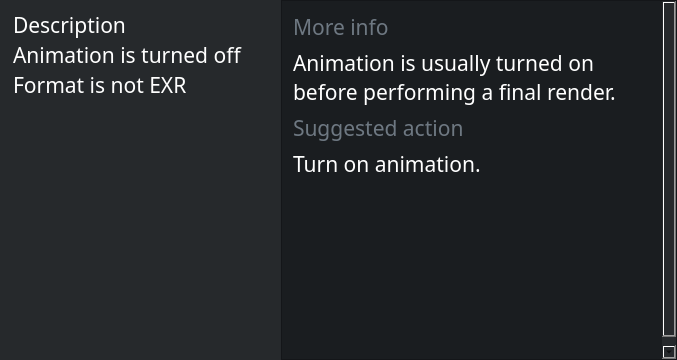
<?xml version="1.0" encoding="UTF-8"?>
<ui version="4.0">
 <class>RenderBuddy</class>
 <widget class="QMainWindow" name="RenderBuddy">
  <property name="geometry">
   <rect>
    <x>0</x>
    <y>0</y>
    <width>677</width>
    <height>360</height>
   </rect>
  </property>
  <property name="windowTitle">
   <string>RenderBuddy</string>
  </property>
  <property name="autoFillBackground">
   <bool>false</bool>
  </property>
  <property name="styleSheet">
   <string notr="true">QMainWindow, QWidget{
	background: #26292c;
	padding: 0;
}</string>
  </property>
  <widget class="QWidget" name="centralWidget">
   <layout class="QGridLayout" name="gridLayout">
    <property name="leftMargin">
     <number>0</number>
    </property>
    <property name="topMargin">
     <number>0</number>
    </property>
    <property name="rightMargin">
     <number>0</number>
    </property>
    <property name="bottomMargin">
     <number>0</number>
    </property>
    <item row="0" column="0">
     <layout class="QGridLayout" name="gridLayout_3">
      <property name="leftMargin">
       <number>10</number>
      </property>
      <property name="topMargin">
       <number>10</number>
      </property>
      <property name="bottomMargin">
       <number>10</number>
      </property>
      <item row="0" column="0">
       <widget class="QListWidget" name="listWidget">
        <property name="font">
         <font>
          <family>Source Sans Pro</family>
          <pointsize>16</pointsize>
         </font>
        </property>
        <property name="styleSheet">
         <string notr="true">QListWidget{
	color: #fff;
}</string>
        </property>
        <property name="frameShape">
         <enum>QFrame::NoFrame</enum>
        </property>
        <property name="lineWidth">
         <number>0</number>
        </property>
        <property name="alternatingRowColors">
         <bool>false</bool>
        </property>
        <property name="iconSize">
         <size>
          <width>10</width>
          <height>10</height>
         </size>
        </property>
        <property name="resizeMode">
         <enum>QListView::Fixed</enum>
        </property>
        <property name="spacing">
         <number>4</number>
        </property>
        <item>
         <property name="text">
          <string>Description</string>
         </property>
         <property name="background">
          <brush brushstyle="NoBrush">
           <color alpha="255">
            <red>103</red>
            <green>255</green>
            <blue>26</blue>
           </color>
          </brush>
         </property>
        </item>
        <item>
         <property name="text">
          <string>Animation is turned off</string>
         </property>
         <property name="font">
          <font>
           <family>Source Sans Pro</family>
           <pointsize>16</pointsize>
          </font>
         </property>
         <property name="background">
          <brush brushstyle="NoBrush">
           <color alpha="255">
            <red>255</red>
            <green>255</green>
            <blue>255</blue>
           </color>
          </brush>
         </property>
        </item>
        <item>
         <property name="text">
          <string>Format is not EXR</string>
         </property>
        </item>
       </widget>
      </item>
     </layout>
    </item>
    <item row="0" column="1">
     <widget class="QScrollArea" name="scrollArea">
      <property name="styleSheet">
       <string notr="true">QScrollArea, QWidget{
	background: #1a1d20;
}</string>
      </property>
      <property name="widgetResizable">
       <bool>true</bool>
      </property>
      <widget class="QWidget" name="scrollAreaWidgetContents">
       <property name="geometry">
        <rect>
         <x>0</x>
         <y>0</y>
         <width>331</width>
         <height>358</height>
        </rect>
       </property>
       <layout class="QGridLayout" name="gridLayout_2">
        <item row="0" column="0">
         <widget class="QLabel" name="label">
          <property name="font">
           <font>
            <family>Source Sans Pro</family>
            <pointsize>16</pointsize>
           </font>
          </property>
          <property name="styleSheet">
           <string notr="true">QLabel{
	color: #6e7882;
}</string>
          </property>
          <property name="text">
           <string>More info</string>
          </property>
          <property name="alignment">
           <set>Qt::AlignBottom|Qt::AlignLeading|Qt::AlignLeft</set>
          </property>
          <property name="wordWrap">
           <bool>true</bool>
          </property>
         </widget>
        </item>
        <item row="1" column="0" colspan="2">
         <widget class="QLabel" name="label_3">
          <property name="font">
           <font>
            <family>Source Sans Pro</family>
            <pointsize>16</pointsize>
           </font>
          </property>
          <property name="styleSheet">
           <string notr="true">QLabel{
	color: #fff;
}</string>
          </property>
          <property name="text">
           <string>Animation is usually turned on before performing a final render.</string>
          </property>
          <property name="alignment">
           <set>Qt::AlignLeading|Qt::AlignLeft|Qt::AlignTop</set>
          </property>
          <property name="wordWrap">
           <bool>true</bool>
          </property>
         </widget>
        </item>
        <item row="2" column="0" colspan="2">
         <widget class="QLabel" name="label_2">
          <property name="font">
           <font>
            <family>Source Sans Pro</family>
            <pointsize>16</pointsize>
           </font>
          </property>
          <property name="styleSheet">
           <string notr="true">QLabel{
	color: #6e7882;
}</string>
          </property>
          <property name="text">
           <string>Suggested action</string>
          </property>
          <property name="alignment">
           <set>Qt::AlignBottom|Qt::AlignLeading|Qt::AlignLeft</set>
          </property>
         </widget>
        </item>
        <item row="3" column="0" colspan="2">
         <widget class="QLabel" name="label_4">
          <property name="font">
           <font>
            <family>Source Sans Pro</family>
            <pointsize>16</pointsize>
           </font>
          </property>
          <property name="styleSheet">
           <string notr="true">QLabel{
	color: #fff;
}</string>
          </property>
          <property name="text">
           <string>Turn on animation.</string>
          </property>
          <property name="alignment">
           <set>Qt::AlignLeading|Qt::AlignLeft|Qt::AlignTop</set>
          </property>
          <property name="wordWrap">
           <bool>true</bool>
          </property>
         </widget>
        </item>
        <item row="4" column="1">
         <spacer name="verticalSpacer">
          <property name="orientation">
           <enum>Qt::Vertical</enum>
          </property>
          <property name="sizeHint" stdset="0">
           <size>
            <width>20</width>
            <height>192</height>
           </size>
          </property>
         </spacer>
        </item>
       </layout>
      </widget>
     </widget>
    </item>
   </layout>
  </widget>
 </widget>
 <layoutdefault spacing="6" margin="11"/>
 <resources/>
 <connections/>
</ui>
